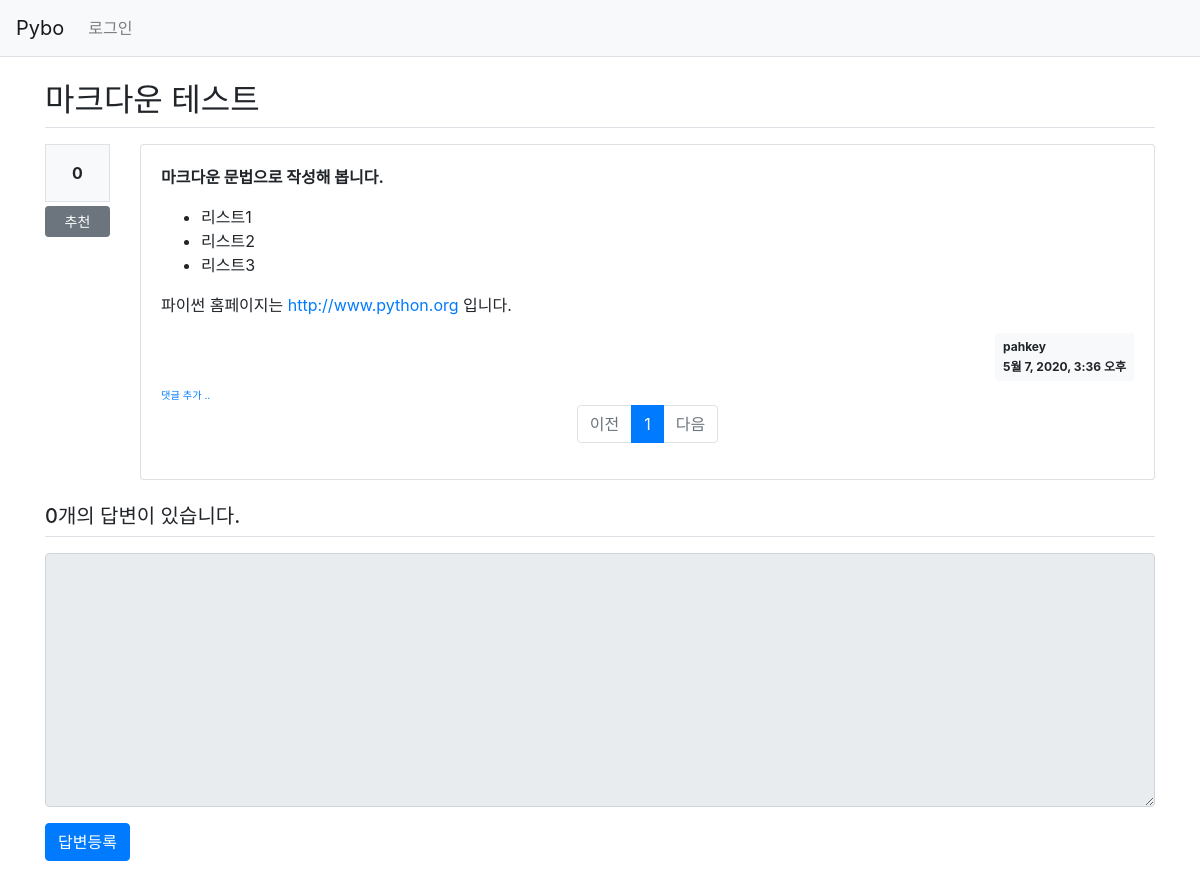
The page /pybo/15/ on the database its author committed.
### pybo/models.py (models this page shows, shortened)
class Question(models.Model):
    author = models.ForeignKey(User, on_delete=models.CASCADE, related_name='author_question')
    subject = models.CharField(max_length=200)
    content = models.TextField()
    create_date = models.DateTimeField()
    modify_date = models.DateTimeField(null=True, blank=True)
    voter = models.ManyToManyField(User, related_name='voter_question')
    modify_count = models.IntegerField(default=0) # 질문 수정 횟수를 나타내는 필드 추가

### pybo/views/base_views.py (the view)
# urls.py: path('<int:question_id>/', base_views.detail, name='detail'),
def detail(request, question_id):
    question = get_object_or_404(Question, pk=question_id)
    page = request.GET.get('page', '1') #페이지
    comment = Comment.objects.filter(question_id = question_id) #현재 question에 해당하는 comment들 DB에서 추출하기
    comment_list = comment.order_by('-create_date') # 최신 생성순으로 정렬
    paginator = Paginator(comment_list, 5) # 페이지당 5개씩 보여주기
    comment_obj = paginator.get_page(page) #현재 페이지에 해당하는 데이터 '5'개 담기
    context = {'question': question, 'comment_list': comment_obj}
    return render(request, 'pybo/question_detail.html', context)

### pybo/templatetags/pybo_filter.py (called while the page is built)
@register.filter()
def mark(value):
    extensions = ["nl2br", "fenced_code"]
    return mark_safe(markdown.markdown(value, extensions=extensions))

### templates/pybo/question_detail.html (shortened to what this page needs)
{% extends 'base.html' %}
{% load pybo_filter %}
{% block content %}
<div class="container my-3">
    <h2 class="border-bottom py-2">{{ question.subject }}</h2>
    <div class="row my-3">
        <div class="col-1">
            <div class="bg-light text-center p-3 border font-weight-bolder mb-1">{{question.voter.count}}</div>
            <a href="#" data-uri="{% url 'pybo:vote_question' question.id  %}"
               class="recommend btn btn-sm btn-secondary btn-block my-1">추천</a>
        </div>
        <div class="col-11">
            <div class="card">
                <div class="card-body">
                    <div class="card-text">{{ question.content|mark }}</div>
                    <div class="d-flex justify-content-end">
                        <div class="badge badge-light p-2 text-left">
                            <div class="mb-2">{{ question.author.username }}</div>
                            <div>{{ question.create_date }}</div>
                        </div>
                    </div>
                    <div>
                        <a href="{% url 'pybo:comment_create_question' question.id  %}"
                           class="small"><small>댓글 추가 ..</small></a>
                    </div>
                <ul class="pagination justify-content-center">
                    {% if comment_list.has_previous %}
                    <li class="page-item">
                        <a class="page-link" href="?page={{ comment_list.previous_page_number }}">이전</a>
                    </li>
                    {% else %}
                    <li class="page-item disabled">
                        <a class="page-link" tabindex="-1" aria-disabled="true" href="#">이전</a>
                    </li>
                    {% endif %}
                    {% for page_number in comment_list.paginator.page_range %}
                    {% if page_number >= comment_list.number|add:-5 and page_number <= comment_list.number|add:5 %}
                        {% if page_number == comment_list.number %}
                        <li class="page-item active" aria-current="page">
                            <a class="page-link" href="?page={{ page_number }}">{{ page_number }}</a>
                        </li>
                        {% else %}
                        <li class="page-item">
                            <a class="page-link" href="?page={{ page_number }}">{{ page_number }}</a>
                        </li>
                        {% endif %}
                    {% endif %}
                    {% endfor %}
                    {% if comment_list.has_next %}
                    <li class="page-item">
                        <a class="page-link" href="?page={{ comment_list.next_page_number }}">다음</a>
                    </li>
                    {% else %}
                    <li class="page-item disabled">
                        <a class="page-link" tabindex="-1" aria-disabled="true" href="#">다음</a>
                    </li>
                    {% endif %}
                </ul>
                </div>
            </div>
        </div>
    </div>
    <h5 class="border-bottom my-3 py-2">{{question.answer_set.count}}개의 답변이 있습니다.</h5>
    <form action="{% url 'pybo:answer_create' question.id %}" method="post" class="my-3">
        <div class="form-group">
            <textarea {% if not user.is_authenticated %}disabled{% endif %}
              name="content" id="content" class="form-control" rows="10"></textarea>
        </div>
        <input type="submit" value="답변등록" class="btn btn-primary">
    </form>
</div>
{% endblock %}

### rows shown on the page
Question: subject "마크다운 테스트", voter.count "0", content|mark "마크다운 문법으로 작성해 봅니다. 리스트1 리스트2 리스트3 파이썬 홈페이지는 http://www.python.org 입니다.", author.username "pahkey", create_date "5월 7, 2020, 3:36 오후", answer_set.count "0"

### other values the page prints
{{ page_number }} "1"
